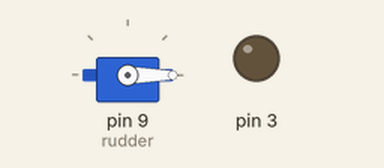
Bench run of a sketch on a simulated Arduino Uno, built with avr-gcc and run on an emulated ATmega328P. Parts: servo, output pins drawn as LEDs (lit = HIGH).

Above: at 0.05 s.
At 3.25 s:
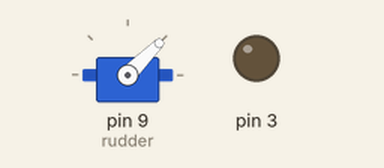
At 6.5 s:
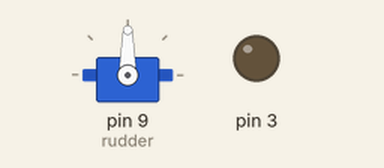
At 13.0 s:
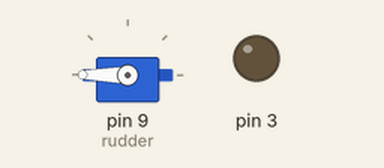
Timing chart, 0 to 16.9 s (numbered marks = the images above):
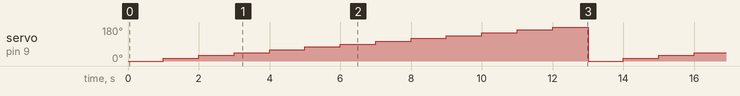

The sketch:

code.ino
```cpp
#include <Servo.h>

Servo rudder;

void setup() {
  pinMode(3, OUTPUT);
  rudder.attach(9);
}
int angle = 0;
void loop() {
  // digitalWrite(3, HIGH);
  // delay(5000);
  // digitalWrite(3, LOW);
  // delay(2000);
  rudder.write(angle);
  delay(1000);
  angle += 15;
  if (angle > 180) {
    angle = 0;
  }
}
```

Measured:
- by itself, servo on pin 9 (rudder): repeats every 13.0 s: 30° 1.0 s, 45° 1.0 s, 60° 1.0 s, 75° 1.0 s, 90° 1.0 s, 105° 1.0 s, 120° 1.0 s, 135° 1.0 s, 150° 1.0 s, 165° 1.0 s, 180° 1.0 s, 0° 1.0 s, 15° 1.0 s
